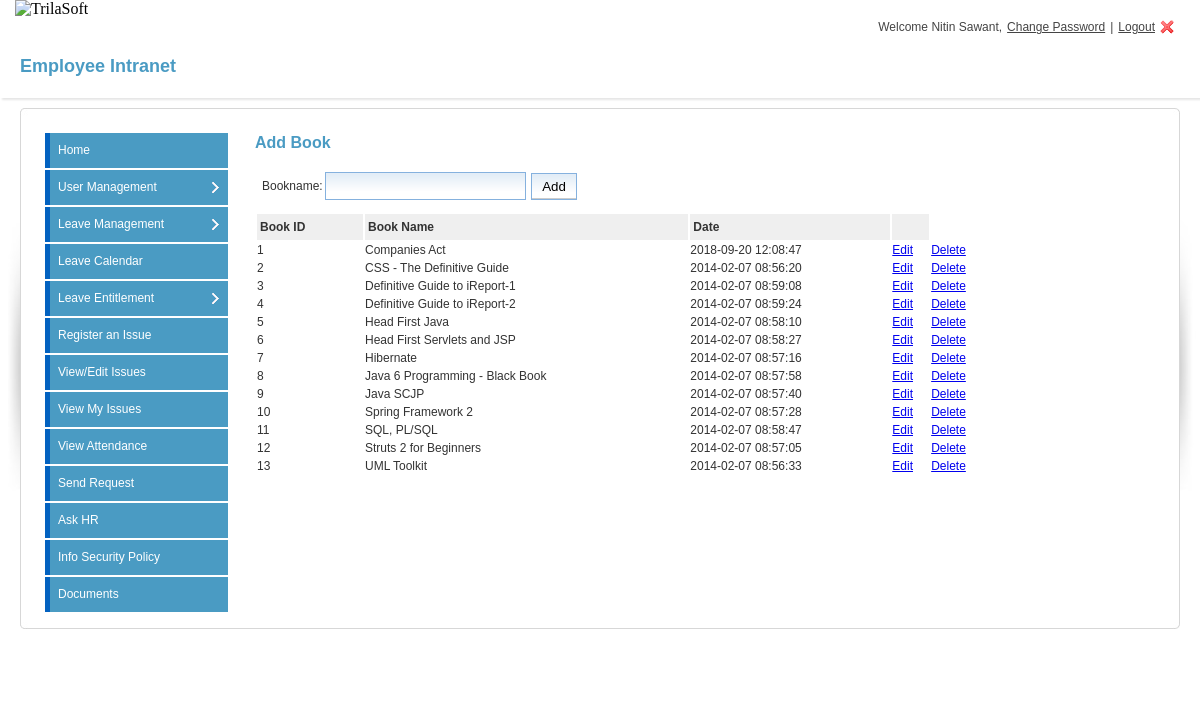
/addbook.php (signed in), run on the app's committed database.
### tables this page shows
CREATE TABLE `employee` (
  `empid` int(11) UNSIGNED NOT NULL,
  `empcode` varchar(20) NOT NULL,
  `type` int(11) NOT NULL,
  `username` varchar(200) NOT NULL,
  `password` varchar(200) NOT NULL,
  `doj` datetime NOT NULL,
  `supemail` varchar(100) NOT NULL,
  `fname` varchar(200) NOT NULL,
  `lname` varchar(200) NOT NULL,
  `email` varchar(200) NOT NULL,
  `address` text NOT NULL,
  `coraddress` text NOT NULL,
  `contact` varchar(20) NOT NULL,
  `emergencyno` varchar(20) NOT NULL,
  `designation` varchar(200) NOT NULL,
  `dob` datetime NOT NULL,
  `photo` varchar(200) NOT NULL,
  `department` int(11) UNSIGNED NOT NULL,
  `status` varchar(255) NOT NULL,
  `userstatus` varchar(100) NOT NULL DEFAULT 'active'
);

CREATE TABLE `books` (
  `bookid` int(11) UNSIGNED NOT NULL,
  `bookname` text NOT NULL,
  `date` timestamp NOT NULL DEFAULT CURRENT_TIMESTAMP
);

### login.class.php (called while the page is built, shortened)
<?php
class Login{
    private $dbhost = 'localhost';
    private $dbuser = 'trilasof_dba';
    private $dbpass = 'redsky@123456';
    public function __construct(){
        $this->connect = mysql_connect($this->dbhost, $this->dbuser, $this->dbpass);
    }
    public function session_check() {
		if($_SESSION['permission'] != 'yes') {
                   header("location: index.php");
                    return 'you have no permission to see this page';
                }else{
                    return $_SESSION['username'];
                }
    }
}
?>

### addbook.php (the view, shortened to what this page needs)
<?php
include_once 'login.class.php';
$securearea = new Login();
$response = $securearea->session_check();
?>
<!DOCTYPE html>
<html>
<head>
<link rel="stylesheet" href="css/login-screen.css" type="text/css" media="screen" title="default" />
<link rel="stylesheet" href="css/form.css" type="text/css" media="screen" title="default" />
     <link rel="stylesheet" href="http://code.jquery.com/ui/1.10.1/themes/cupertino/jquery-ui.css" />
</head>
<body >
 <?php include('includes/header.php'); ?>
<div id="content-outer">
<div id="content">
	<div id="page-heading">
		<h1>Employee Intranet</h1>
	</div>
	<table border="0" width="100%" cellpadding="0" cellspacing="0" id="content-table">
	<tr>
		<th rowspan="3" class="sized"><img src="images/side_shadowleft.jpg" width="20" height="300" alt="" /></th>
		<th class="topleft"></th>
		<td id="tbl-border-top">&nbsp;</td>
		<th class="topright"></th>
		<th rowspan="3" class="sized"><img src="images/side_shadowright.jpg" width="20" height="300" alt="" /></th>
	</tr>
	<tr>
		<td id="tbl-border-left"></td>
		<td>
		<div id="content-table-inner">
			<div id="table-content">
			<div class="left_content">
           <?php
           include('includes/leftpanel.php');
           ?>
			</div>
    <div class="right_content">
     <h2>Add Book</h2>
         <form method="post" id="msgform" class="msgform">
		 <table style="width:90%; margin:0px; padding:5px"  >
		  <tr><td style="height:10px;"></tr>
		 <tr><td style="width:55px; line-height:25px">Bookname:</td>
		 <td><input type="text" name="bookname"  style="width:100%;height:26px;" required />
		 </td>
			<td>&nbsp;</td>
			<td><input type="submit" value="Add" name="submit" style="background-color:#cccccc; color:#000000; padding:5px 10px;"></td>
			</tr>
			</table>
        </form>
<div class="CSSTableGenerator">
<table style="width:100%;margin-top:5px;" class="table table-bordered table-striped table-hover">
<tr>
<td style="width:100px;" class="rowhead">Book ID</td>
<td class="rowhead">Book Name</td>
<td class="rowhead">Date</td>
<td class="rowhead">&nbsp;</td>
</tr>
<?php
$sql = 'Select *, DATE_FORMAT(`date`, "%d/%m/%Y") from books order by bookname ASC';
$res = mysql_query($sql)or die(mysql_error());
$count = 0;
while($row = mysql_fetch_array($res))
{
$count++;
echo '<tr><td>'.$count.'</td><td>'.$row['bookname'].'</td><td style="width:200px">'. $row['date'] .'</td></td><td><a href="editbook.php?sessid='.$_SESSION['sessid'].'&bookid='.$row['bookid'].'">Edit</a></td><td><a href="addbook.php?sessid='.$_SESSION['sessid'].'&action=delete&bookid='.$row['bookid'].'">Delete</a></tr>';
}
?>
</table>
</div>
</div>
		<td id="tbl-border-right"></td>
	<tr>
		<th class="sized bottomleft"></th>
		<td id="tbl-border-bottom">&nbsp;</td>
		<th class="sized bottomright"></th>
	</tr>
	<div class="clear">&nbsp;</div>
<div class="clear">&nbsp;</div>
<div class="clear">&nbsp;</div>
</body>
</html>

### calendar/includes/header.php (shortened to what this page needs)
<div id="logo"> <img src="http://trilasoft.com/images/logo.png" alt="TrilaSoft" title="TrilaSoft"  />
</div>
 <div class="right_header">
<?php
if(isset($response))
{
$empid = $response;
$sql = "Select *from `employee` where `username` = '$empid'";
$res=mysql_query($sql)or die(mysql_error());
$row=mysql_fetch_object($res);
echo "Welcome " . $row->fname." ".$row->lname.", " ;
?>
<a href="changepass.php?sessid=<?php echo $_SESSION['sessid']; ?>" class="settings">Change Password</a> | <a href="index.php?val=0" class="logout">Logout</a>
</div>
<?php
}
else{
header('Location:index.php');
}
?>

### css/login-screen.css (style rules this page uses)
* { margin: 0; padding: 0; }
#logo { margin: 0px 0 11px 15px; }
img { border: 0; }
form { margin: 0; padding: 0; }
.table td, .table th { vertical-align:middle !important; }
.rowhead { background-color: #efefef; padding:3px; font-weight: bold;height:20px; }
#logo { width:200px; z-index:1; top: 14px; left: 0px; float:left; }
.right_header { display: flex; flex-flow: row wrap; justify-content: flex-end; text-align:right; color:#444; padding:20px 20px 0 0px; font-family:Arial,Helvetica,sans-serif; font-size:12px; }
.right_header a { margin:0 5px 0 5px; text-decoration:underline; color:#444; font-family:Arial,Helvetica,sans-serif; }
.right_header a.logout { background:url(../images/user_logout.png) no-repeat right; padding-right:20px; font-family:Arial,Helvetica,sans-serif; }
#content-outer { background: url(../images/content_repeat.png) repeat-x; }
#content { color: #333; font-family: Arial, Helvetica, sans-serif; font-size: 12px; line-height: 18px; margin: 0 auto 0 auto; max-width: 100%; min-width: 780px; padding: 0px 0px 30px 0px; }
#content-table { font-size: 0px; line-height: 0px; }
#content-table th.sized { height: 15px; width: 15px; padding: 0; margin: 0; font-size: 0px; line-height: 0px; }
#content-table-inner { font-size: 12px; line-height: 12px; padding: 10px 0 20px 0; }
#tbl-border-top { background: url(../images/border_bit.jpg) top repeat-x; line-height: 0;font-size: 0px; height: 15px; }
#tbl-border-bottom { background: url(../images/border_bit.jpg) bottom repeat-x; line-height: 0;font-size: 0px; height: 15px; }
#tbl-border-left { background: url(../images/border_bit.jpg) left repeat-y; }
#tbl-border-right { background: url(../images/border_bit.jpg) right repeat-y; }
#table-content { line-height: 16px; margin: 0 10px 10px 10px; min-height: 300px; }
.topleft { background: url(../images/corner_top_left.jpg) no-repeat; width:15px; height:15px; }
.topright { background: url(../images/corner_top_right.jpg) no-repeat; width:15px; height:15px; }
.bottomleft { background: url(../images/corner_bottom_left.jpg) no-repeat; width:15px; height:15px; }
.bottomright { background: url(../images/corner_bottom_right.jpg) no-repeat; width:15px; height:15px; }
#page-heading { margin: 0px 0 10px 0px; background: #fff; box-shadow: 2px 2px 2px rgba(0, 0, 0, 0.1); padding: 20px 0px 20px 20px; }
h1 { color: #4a9bc3 !important; font-family: Arial, Helvetica, sans-serif !important; font-size: 18px !important; line-height: 24px !important; font-weight: bold !important; }
h2 { color: #4a9bc3 !important; font-size: 16px !important; font-weight: bold !important; line-height: 20px !important; margin-bottom: 10px !important; }
.h1, .h2, .h3, .h4, .h5, .h6, h1, h2, h3, h4, h5, h6 { margin-bottom:0px !important; }
*, *::after, *::before { box-sizing: inherit !important; }
.left_content { width:180px; float:left; padding:0px; }
.right_content { width:750px; float:left; padding:0px 0 0 30px; }

### css/form.css (style rules this page uses)
.idle { border: solid 1px #85b1de; background-image: url( '../images/blue_bg.png' ); background-repeat: repeat-x; background-position: top; }

### addbook.php (style rules this page uses)
@media only screen 
and (min-device-width : 768px) 
and (max-device-width : 1024px) { .right_content { width:740px; float:left } }
form.msgform { width: 30em; }

### data on the page
employee: fname "Nitin", lname "Sawant"
books: bookname "Companies Act", date "2018-09-20 12:08:47"
books: bookname "CSS - The Definitive Guide", date "2014-02-07 08:56:20"
books: bookname "Definitive Guide to iReport-1", date "2014-02-07 08:59:08"
books: bookname "Definitive Guide to iReport-2", date "2014-02-07 08:59:24"
books: bookname "Head First Java", date "2014-02-07 08:58:10"
books: bookname "Head First Servlets and JSP", date "2014-02-07 08:58:27"
books: bookname "Hibernate", date "2014-02-07 08:57:16"
books: bookname "Java 6 Programming - Black Book", date "2014-02-07 08:57:58"
books: bookname "Java SCJP", date "2014-02-07 08:57:40"
books: bookname "Spring Framework 2", date "2014-02-07 08:57:28"
books: bookname "SQL, PL/SQL", date "2014-02-07 08:58:47"
books: bookname "Struts 2 for Beginners", date "2014-02-07 08:57:05"
books: bookname "UML Toolkit", date "2014-02-07 08:56:33"
